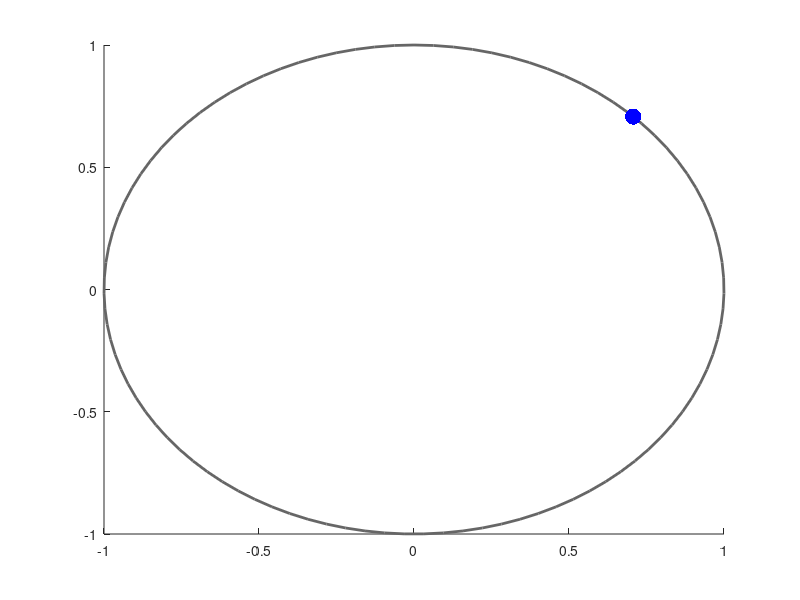

Here is the MATLAB script that generated this plot: (Note: this script raises an error after producing the figure.)
function transverseCoordinates

clf;
hold on;

theta = linspace(0,2*pi,100);
plot(sin(theta),cos(theta),'Color',.4*[1 1 1],'LineWidth',2);

theta = pi/4;
plot(sin(theta),cos(theta),'b.','MarkerSize',35);

h = [ ...
  axisAnnotation('arrow',sin(theta)+.7*[0,cos(theta)],cos(theta)+.7*[0,-sin(theta)],'LineWidth',1.5); ...
  axisAnnotation('arrow',sin(theta)+.7*[0,sin(theta)],cos(theta)+.7*[0,cos(theta)],'LineWidth',1.5); ...
  ];
set(h,'Color','r');
text(1.2,.2,'$f({\bf x}^*(\tau))$','Interpreter','latex','FontSize',20);

r=1:.1:1.4;
plot(r*sin(theta),r*cos(theta),'Color','k','LineWidth',1.5);
plot(1.4*sin(theta),1.4*cos(theta),'b.','MarkerSize',25);
text(.72,.95,'${\bf x}_\perp$','Interpreter','latex','FontSize',20);
text(1.05,1,'${\bf x}$','Interpreter','latex','FontSize',20);
axisAnnotation('arrow',1.4*sin(theta)+[0,.2],1.4*cos(theta)+[0,-.5],'Color','b','LineWidth',1.5);
text(1.2,.5,'$f({\bf x})$','Interpreter','latex','FontSize',20);


r=[.6,.95];
line(r*sin(theta),r*cos(theta),'Color','k');
r=.8; theta = 0.05:.05:pi/4;
plot(r*sin(theta),r*cos(theta),'Color','k');
axisAnnotation('arrow',r*sin(theta(end-1:end)),r*cos(theta(end-1:end)));
text(.25,.65,'$\tau$','Interpreter','latex','FontSize',20);


axis(1.2*[-1,1,-1,1]);
axis equal;
addXYAxis('$x_1$','$x_2$');

export2svg(mfilename);


